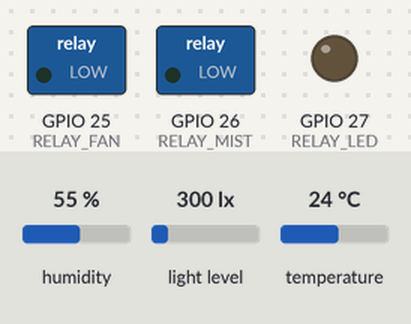
The sketch below on a simulated ESP32. Shown: switched loads named in the sketch (green lamp = pin HIGH), output pins drawn as LEDs (lit = HIGH). Inputs (shaded band) come from the test bench; at power-on: humidity 55 %, light level 300 lx, temperature 24 °C. WiFi joins after 1.5 s; servers stay silent unless stated; uploads are accepted with an empty reply; the local clock reads 2024-03-15 10:24:30 at power-on unless the sketch sets it; storage starts empty; what the sketch prints to the serial monitor is not drawn.

Above: at 0.0 s.
At 0.6 s:
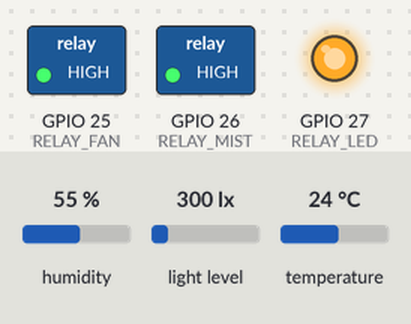
At 69.2 s:
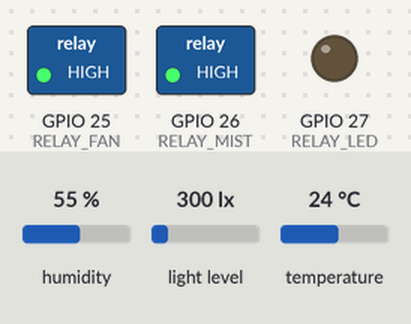
Timing chart, 0 to 70.7 s (numbered marks = the images above):
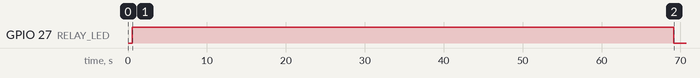

The sketch:

ESP32_Greenhouse_REV25_Final.ino
```cpp
/*
 * ============================================================
 * ESP32 #1 — Greenhouse Controller (REV25 TERAKHIR)
 * ============================================================
 */

#include "DHT.h"
#include "SPIFFS.h"
#include "time.h"
#include <ArduinoJson.h>
#include <BH1750.h>
#include <HTTPClient.h>
#include <WiFi.h>
#include <WiFiClientSecure.h>
#include <Wire.h>
#include <esp_task_wdt.h>

// ================================================================
//  KONFIGURASI
// ================================================================

const char *WIFI_SSID = "Greenhouse_Polman";
const char *WIFI_PASSWORD = "tad42026";

const char *SUPABASE_URL = "https://xkziqidvpmexhhxjxwzw.supabase.co";
const char *SUPABASE_ANON_KEY = "sb_publishable_wAF-1uo9hEZeLMFZyO5NhQ_m097tdty";


// ── DEFAULT SETPOINT PENELITIAN ──

const float DEFAULT_TEMP_MIN = 15.0f;
const float DEFAULT_TEMP_MAX = 25.0f;
const float DEFAULT_LUX_MIN = 2100.0f;
const float DEFAULT_LUX_MAX = 4300.0f;

// ── INTERVAL BERBEDA (MENGURANGI TABRAKAN DENGAN ESP32 LAIN) ──
const unsigned long SENSOR_INTERVAL = 67000;    // 67 detik
const unsigned long THRESHOLD_INTERVAL = 37000; // 37 detik
const unsigned long ACTUATOR_INTERVAL = 33000;  // 33 detik

// ── Misting Duty Cycle ──
const unsigned long MIST_ON_DURATION = 180000; // 3 menit ON
const unsigned long MIST_OFF_DURATION = 60000; // 1 menit OFF
const unsigned long MIST_CYCLE_TOTAL = MIST_ON_DURATION + MIST_OFF_DURATION;

// ── NTP ──
const char *NTP_SERVER = "pool.ntp.org";
const long GMT_OFFSET_S = 7 * 3600;
const int DST_OFFSET_S = 0;

// ── Pin Hardware ──
#define DHTPIN 18
#define DHTTYPE DHT22
#define SDA_PIN 21
#define SCL_PIN 22
#define RELAY_FAN 25
#define RELAY_MIST 26
#define RELAY_LED 27

#define RELAY_ON LOW
#define RELAY_OFF HIGH

const char *ID_FAN = "exhaust_fan";
const char *ID_MIST = "pompa_misting";
const char *ID_LED = "led_grow_light";
const char *LABEL_FAN = "Exhaust Fan";
const char *LABEL_MIST = "Pompa Misting";
const char *LABEL_LED = "LED Grow Light";

const char *SPIFFS_FILE = "/data_log.txt";

// ================================================================
//  OBJEK & VARIABEL
// ================================================================
DHT dht(DHTPIN, DHTTYPE);
BH1750 lightMeter;

float suhuValue = NAN;
float humValue = NAN;
float luxValue = NAN;

bool fanState = false;  // status awal OFF; tetap OFF sampai kondisi ON terpenuhi
bool mistState = false;
bool ledState = false;

// ── Misting State ──
bool mistingActive = false;
unsigned long mistCycleStart = 0;

// ── Threshold dari Supabase ──
struct SensorThreshold { float minVal, maxVal; bool loaded; };
struct {
  SensorThreshold suhu = {DEFAULT_TEMP_MIN, DEFAULT_TEMP_MAX, true};
  SensorThreshold cahaya = {DEFAULT_LUX_MIN, DEFAULT_LUX_MAX, true};
} thresholds;

unsigned long lastSensorTime = 0;
unsigned long lastThresholdTime = 0;
unsigned long lastActuatorTime = 0;
bool wasOffline = false;

// ================================================================
//  FUNGSI BANTUAN
// ================================================================
String getTimestamp() {
  struct tm timeinfo;
  if (!getLocalTime(&timeinfo)) {
    char buf[30];
    snprintf(buf, sizeof(buf), "1970-01-01T00:00:%02luZ", millis() / 1000 % 60);
    return String(buf);
  }
  char buf[30];
  strftime(buf, sizeof(buf), "%Y-%m-%dT%H:%M:%S+07:00", &timeinfo);
  return String(buf);
}

void setRelay(int pin, bool on) {
  digitalWrite(pin, on ? RELAY_ON : RELAY_OFF);
}

bool getRelayState(int pin) {
  return digitalRead(pin) == RELAY_ON;
}

void connectWiFi() {
  if (WiFi.status() == WL_CONNECTED) return;

  WiFi.disconnect(true);
  delay(100);

  Serial.print("[WiFi] Menghubungkan ke: ");
  Serial.println(WIFI_SSID);

  WiFi.mode(WIFI_STA);
  WiFi.setSleep(false); // Cegah mode hemat daya (Anti-DHCP Timeout)
  WiFi.begin(WIFI_SSID, WIFI_PASSWORD);

  int attempt = 0;
  while (WiFi.status() != WL_CONNECTED && attempt < 40) {
    delay(500);
    Serial.print(".");
    attempt++;
  }
  Serial.println();

  if (WiFi.status() == WL_CONNECTED) {
    Serial.print("[WiFi] ✅ IP: "); Serial.println(WiFi.localIP());
    configTime(GMT_OFFSET_S, DST_OFFSET_S, NTP_SERVER);
  } else {
    Serial.println("[WiFi] ❌ Gagal terhubung.");
  }
}

// ================================================================
//  BACA SENSOR
// ================================================================
void readSensors() {
  suhuValue = NAN; humValue = NAN;
  for (int i = 0; i < 3; i++) {
    float t = dht.readTemperature();
    float h = dht.readHumidity();
    if (!isnan(t) && !isnan(h)) {
      suhuValue = t; // suhu asli DHT22: tidak ada offset/koreksi regresi
      humValue = h;
      break;
    }
    delay(2000); // Penundaan 2 detik wajib untuk DHT22
  }

  luxValue = NAN;
  for (int i = 0; i < 3; i++) {
    float lux = lightMeter.readLightLevel();
    if (lux >= 0) {
      luxValue = lux;
      break;
    }
    delay(100);
  }

  if (isnan(luxValue)) {
    Wire.begin(SDA_PIN, SCL_PIN); delay(50);
    if (lightMeter.begin(BH1750::CONTINUOUS_HIGH_RES_MODE)) {
      delay(200); float lux = lightMeter.readLightLevel();
      if (lux >= 0) luxValue = lux;
    }
  }

  Serial.println("─────────────────────────────────────");
  Serial.printf("  Suhu      : %.1f °C\n", suhuValue);
  Serial.printf("  Kelembapan: %.1f %%\n", humValue);
  Serial.printf("  Cahaya    : %.0f lux\n", luxValue);
}

// ================================================================
//  LOGIKA KONTROL RELAY (HISTERESIS DINAMIS)
// ================================================================

bool reportOneActuator(const char *id, bool state, const char *triggeredBy);

void controlFan() {
  if (isnan(suhuValue) || !thresholds.suhu.loaded) return;

  // Histeresis dua ambang dari dashboard/Supabase:
  // ON jika suhu > max; OFF jika suhu < min; selain itu pertahankan status.
  bool newFan = fanState;
  if (suhuValue > thresholds.suhu.maxVal) {
    newFan = true;
  } else if (suhuValue < thresholds.suhu.minVal) {
    newFan = false;
  }

  if (newFan != fanState) {
    setRelay(RELAY_FAN, newFan);
    fanState = newFan;
    reportOneActuator(ID_FAN, fanState, fanState ? "suhu_rumah_kaca" : nullptr);
  }
}

void controlMisting() {
  if (isnan(suhuValue) || !thresholds.suhu.loaded) return;

  float setPointOn = thresholds.suhu.maxVal;
  float setPointOff = thresholds.suhu.minVal;

  if (suhuValue > setPointOn && !mistingActive) {
    mistingActive = true;
    mistCycleStart = millis();
    setRelay(RELAY_MIST, true);
    mistState = true;
    reportOneActuator(ID_MIST, true, "suhu_rumah_kaca");

  } else if (suhuValue < setPointOff && mistingActive) {
    mistingActive = false;
    if (mistState) {
      setRelay(RELAY_MIST, false);
      mistState = false;
      reportOneActuator(ID_MIST, false, nullptr);
    }
  }
}

void controlLED() {
  if (!thresholds.cahaya.loaded || isnan(luxValue)) return;

  float setPointOn = thresholds.cahaya.minVal;
  float setPointOff = thresholds.cahaya.maxVal;

  if (luxValue < setPointOn && !ledState) {
    setRelay(RELAY_LED, true);
    ledState = true;
    reportOneActuator(ID_LED, true, "intensitas_cahaya");

  } else if (luxValue > setPointOff && ledState) {
    setRelay(RELAY_LED, false);
    ledState = false;
    reportOneActuator(ID_LED, false, nullptr);
  }
}

// ================================================================
//  KOMUNIKASI SUPABASE
// ================================================================
void fetchThresholds() {
  if (WiFi.status() != WL_CONNECTED) return;

  String url = String(SUPABASE_URL) + "/rest/v1/sensor_thresholds?select=sensor_id,min_value,max_value&sensor_id=in.(suhu_rumah_kaca,intensitas_cahaya)";
  WiFiClientSecure client; client.setInsecure(); client.setTimeout(5);

  HTTPClient http; http.begin(client, url);
  http.addHeader("apikey", SUPABASE_ANON_KEY);
  http.addHeader("Authorization", String("Bearer ") + SUPABASE_ANON_KEY);

  int code = http.GET();
  if (code == 200) {
    String body = http.getString();
    JsonDocument doc;
    if (!deserializeJson(doc, body)) {
      for (JsonObject row : doc.as<JsonArray>()) {
        const char *id = row["sensor_id"] | "";
        // Abaikan nilai kosong/terbalik agar hysteresis tetap valid.
        if (row["min_value"].isNull() || row["max_value"].isNull()) continue;
        const float vmin = row["min_value"].as<float>();
        const float vmax = row["max_value"].as<float>();
        if (!isfinite(vmin) || !isfinite(vmax) || vmin >= vmax) continue;

        if (strcmp(id, "suhu_rumah_kaca") == 0) {
          thresholds.suhu = {vmin, vmax, true};
        } else if (strcmp(id, "intensitas_cahaya") == 0 && vmin >= 0.0f) {
          thresholds.cahaya = {vmin, vmax, true};
        }
      }
    }
  } else {
    http.getString();
  }
  http.end(); client.stop();
}

bool sendData(const String &payload) {
  if (WiFi.status() != WL_CONNECTED) return false;

  WiFiClientSecure client; client.setInsecure(); client.setTimeout(5);
  HTTPClient http; http.begin(client, String(SUPABASE_URL) + "/rest/v1/sensor_readings");

  http.addHeader("Content-Type", "application/json");
  http.addHeader("apikey", SUPABASE_ANON_KEY);
  http.addHeader("Authorization", String("Bearer ") + SUPABASE_ANON_KEY);
  http.addHeader("Prefer", "return=minimal");

  int code = http.POST(payload);

  // Menguras buffer data respon untuk mencegah memory fragmentasi RAM
  http.getString();
  http.end(); client.stop();

  if (code == 200 || code == 201 || code == 204) {
    Serial.printf("[Supabase] Data Sensor Terkirim! HTTP %d\n", code);
    return true;
  }
  Serial.printf("[Supabase] GAGAL MENGIRIM SENSOR! HTTP %d\n", code);
  return false;
}

String buildSensorPayload() {
  JsonDocument doc;
  bool hasData = false;

  // PERBAIKAN KRUSIAL MASTER: Mengganti semua format strip (-) menjadi underscore (_)
  if (!isnan(suhuValue) && suhuValue >= 0.0f && suhuValue <= 60.0f) {
    doc["suhu_rumah_kaca"] = round(suhuValue * 10) / 10.0; hasData = true;
  }
  if (!isnan(humValue) && humValue >= 1.0f && humValue <= 100.0f) {
    doc["kelembapan"] = round(humValue * 10) / 10.0; hasData = true;
  }
  if (!isnan(luxValue) && luxValue >= 0.0f) {
    doc["intensitas_cahaya"] = round(luxValue); hasData = true;
  }

  if (hasData) doc["created_at"] = getTimestamp();

  String out; serializeJson(doc, out);
  return out;
}

// ================================================================
//  SPIFFS (OFFLINE QUEUE)
// ================================================================
void flushSPIFFS() {
  if (!SPIFFS.exists(SPIFFS_FILE)) return;
  File f = SPIFFS.open(SPIFFS_FILE, FILE_READ);
  if (!f) return;

  String remaining = "";
  bool failed = false;
  while (f.available()) {
    String line = f.readStringUntil('\n'); line.trim();
    if (line.length() == 0) continue;
    if (!failed && sendData(line)) {
      Serial.println("[SPIFFS] Data tertunda terkirim.");
    } else {
      failed = true; remaining += line + "\n";
    }
  }
  f.close(); SPIFFS.remove(SPIFFS_FILE);
  if (remaining.length() > 0) {
    File nf = SPIFFS.open(SPIFFS_FILE, FILE_WRITE);
    if (nf) { nf.print(remaining); nf.close(); }
  }
}

void sendOrSave(const String &payload) {
  if (payload.length() == 0 || payload == "{}") return;
  if (!sendData(payload)) {
    File f = SPIFFS.open(SPIFFS_FILE, FILE_APPEND);
    if (f) { f.println(payload); f.close(); }
  } else {
    flushSPIFFS();
  }
}

// ================================================================
//  LAPOR STATUS AKTUATOR
//  Tabel actuator_states menyimpan kondisi TERKINI/heartbeat, bukan
//  otomatis histori lengkap ON/OFF. Riwayat perlu tabel log tersendiri.
// ================================================================
bool reportOneActuator(const char *id, bool state, const char *triggeredBy) {
  if (WiFi.status() != WL_CONNECTED) return false;

  String url = String(SUPABASE_URL) + "/rest/v1/actuator_states?id=eq." + id;
  JsonDocument doc;
  doc["actual_on"] = state;
  doc["last_heartbeat"] = getTimestamp();
  if (triggeredBy) doc["triggered_by"] = triggeredBy; else doc["triggered_by"] = nullptr;

  String payload; serializeJson(doc, payload);

  WiFiClientSecure client; client.setInsecure(); client.setTimeout(5);
  HTTPClient http; http.begin(client, url);

  http.addHeader("Content-Type", "application/json");
  http.addHeader("apikey", SUPABASE_ANON_KEY);
  http.addHeader("Authorization", String("Bearer ") + SUPABASE_ANON_KEY);
  http.addHeader("Prefer", "return=minimal");

  int code = http.PATCH(payload);
  http.getString();
  http.end(); client.stop();
  return (code == 200 || code == 204);
}

void reportActuatorStatus() {
  if (WiFi.status() != WL_CONNECTED) return;

  struct { const char *id; const char *label; int pin; } list[] = {
      {ID_FAN, LABEL_FAN, RELAY_FAN},
      {ID_MIST, LABEL_MIST, RELAY_MIST},
      {ID_LED, LABEL_LED, RELAY_LED},
  };

  JsonDocument doc; JsonArray array = doc.to<JsonArray>(); String ts = getTimestamp();
  for (auto &a : list) {
    JsonObject obj = array.add<JsonObject>();
    obj["id"] = a.id;
    obj["label"] = a.label;
    obj["actual_on"] = getRelayState(a.pin);
    obj["last_heartbeat"] = ts;
  }

  String payload; serializeJson(doc, payload);

  WiFiClientSecure client; client.setInsecure(); client.setTimeout(5);
  HTTPClient http; http.begin(client, String(SUPABASE_URL) + "/rest/v1/actuator_states");

  http.addHeader("Content-Type", "application/json");
  http.addHeader("apikey", SUPABASE_ANON_KEY);
  http.addHeader("Authorization", String("Bearer ") + SUPABASE_ANON_KEY);
  http.addHeader("Prefer", "resolution=merge-duplicates,return=minimal");

  int code = http.POST(payload);
  http.getString();
  http.end(); client.stop();
}

// ================================================================
//  SETUP
// ================================================================
void setup() {
  Serial.begin(115200); delay(500);

  Serial.println("\n==============================================");
  Serial.println("  ESP32 #1 — Greenhouse Controller");
  Serial.println("  REV25 REVISI - Raw Sensor, Histeresis Dinamis");
  Serial.println("==============================================");

  SPIFFS.begin(true);
  dht.begin();
  Wire.begin(SDA_PIN, SCL_PIN);
  lightMeter.begin(BH1750::CONTINUOUS_HIGH_RES_MODE);

  pinMode(RELAY_FAN, OUTPUT);
  pinMode(RELAY_MIST, OUTPUT);
  pinMode(RELAY_LED, OUTPUT);

  setRelay(RELAY_FAN, false);
  setRelay(RELAY_MIST, false);
  setRelay(RELAY_LED, false);

  connectWiFi();

  // Watchdog Timer (5 Menit)
  const esp_task_wdt_config_t wdt_config = { .timeout_ms = 300000, .idle_core_mask = 0, .trigger_panic = true};
  esp_task_wdt_reconfigure(&wdt_config); esp_task_wdt_add(NULL);

  unsigned long bootNow = millis();
  lastSensorTime = bootNow;
  lastThresholdTime = bootNow - 10000;
  lastActuatorTime = bootNow - 20000;

  Serial.println("[BOOT] Sistem Sempurna Siap Beroperasi!\n");
}

// ================================================================
//  MAIN LOOP
// ================================================================
void loop() {
  esp_task_wdt_reset();
  unsigned long now = millis();

  // Proteksi Memori: Hanya restart jika sisa RAM di bawah 15KB (Sangat jarang terjadi)
  static unsigned long lastHeapLog = 0;
  if (now - lastHeapLog >= 30000) {
    if (ESP.getFreeHeap() < 15000) {
      Serial.println("[HEAP] Memori kritis! Memaksa restart...");
      delay(1000);
      ESP.restart();
    }
    lastHeapLog = now;
  }

  // Handle WiFi Reconnect
  if (WiFi.status() != WL_CONNECTED) {
    if (!wasOffline) wasOffline = true;
    connectWiFi();
  }
  if (wasOffline && WiFi.status() == WL_CONNECTED) {
    fetchThresholds();
    flushSPIFFS();
    wasOffline = false;
  }

  // 1. Fetch Threshold Data (Setiap 37 Detik)
  if (now - lastThresholdTime >= THRESHOLD_INTERVAL) {
    fetchThresholds();
    lastThresholdTime = now;
  }

  // 2. Baca Sensor & Evaluasi Aktuator (Setiap 67 Detik)
  if (now - lastSensorTime >= SENSOR_INTERVAL) {
    readSensors();
    controlFan();
    controlMisting();
    controlLED();
    sendOrSave(buildSensorPayload());
    lastSensorTime = now;
  }

  // 3. Lapor Heartbeat Aktuator (Setiap 33 Detik)
  if (now - lastActuatorTime >= ACTUATOR_INTERVAL) {
    reportActuatorStatus();
    lastActuatorTime = now;
  }

  // 4. LOGIKA MISTING SIKLUS AKTIF (Berjalan cepat setiap 100ms)
  if (mistingActive) {
    unsigned long currentMs = millis();
    unsigned long elapsed = (currentMs - mistCycleStart) % MIST_CYCLE_TOTAL;
    bool shouldBeOn = (elapsed < MIST_ON_DURATION);

    if (shouldBeOn != mistState) {
      setRelay(RELAY_MIST, shouldBeOn);
      mistState = shouldBeOn;
      reportOneActuator(ID_MIST, mistState, mistState ? "suhu_rumah_kaca" : nullptr);
    }
  }

  delay(100);
}
```

Measured:
- by itself, GPIO 27 (RELAY_LED): HIGH → LOW at 69.2 s
